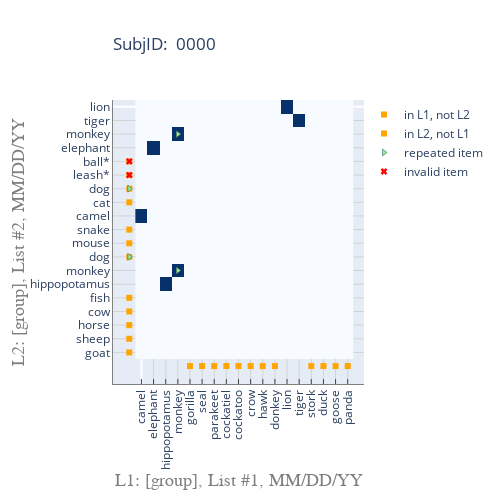

Here is the notebook cell this chart was saved with:
### Markdown cell above
# Example plots {-}

### Code cell
#example plot 1

list1 = ['camel', 'elephant', 'hippopotamus', 'monkey', 'gorilla', 'seal', 'parakeet', 'cockatiel', 'cockatoo', 'crow', 'hawk', 'donkey', 'lion', 'tiger', 'stork', 'duck', 'goose', 'panda']
list2 = ['lion', 'tiger', 'monkey', 'elephant','ball','leash', 'dog', 'cat', 'camel', 'snake', 'mouse', 'dog', 'monkey', 'hippopotamus', 'fish', 'cow', 'horse', 'sheep', 'goat']

subjID = '0000' #subject identifier
group1 = '[group]' #group info or diagnosis, e.g. MCI or AD
group2 = '[group]'
list1num = '#1, MM/DD/YY' #x-axis list number and/or date
list2num = '#2, MM/DD/YY' #y-axis list number and/or date
valid_items_list = valid_items
filename = 'test_plotly.html'


indiv_dotplot_new_plotly(subjID,  
                         list1, group1, list1num, 
                         list2, group2, list2num, 
                         valid_items_list, filename)

### Figure 1 — Plotly figure (JSON) as saved in the notebook; plotly's stock layout.template omitted (floating-point values rounded to 4 significant figures; data arrays with more than 128 entries replaced by an {"elided": "..."} marker saying what was removed)
{"data": [{"colorscale": [[0, "rgb(247,251,255)"], [0.125, "rgb(222,235,247)"], [0.25, "rgb(198,219,239)"], [0.375, "rgb(158,202,225)"], [0.5, "rgb(107,174,214)"], [0.625, "rgb(66,146,198)"], [0.75, "rgb(33,113,181)"], [0.875, "rgb(8,81,156)"], [1, "rgb(8,48,107)"]], "name": "dotplot", "showscale": false, "type": "heatmap", "z": {"elided": "19x18 int values"}}, {"marker": {"color": "Orange", "line": {"color": "DarkSlateGrey"}, "symbol": "square"}, "mode": "markers", "name": "in L1, not L2", "type": "scatter", "x": [4, 5, 6, 7, 8, 9, 10, 11, 14, 15, 16, 17], "y": [19, 19, 19, 19, 19, 19, 19, 19, 19, 19, 19, 19]}, {"marker": {"color": "Orange", "line": {"color": "DarkSlateGrey"}, "symbol": "square"}, "mode": "markers", "name": "in L2, not L1", "type": "scatter", "x": [-1, -1, -1, -1, -1, -1, -1, -1, -1, -1, -1, -1], "y": [4, 5, 6, 7, 9, 10, 11, 14, 15, 16, 17, 18]}, {"marker": {"color": "lightgreen", "line": {"color": "DarkSlateGrey", "width": 0.5}, "symbol": "triangle-right"}, "mode": "markers", "name": "repeated item", "type": "scatter", "x": [3, -1, -1, 3], "y": [2, 6, 11, 12]}, {"marker": {"color": "Red", "line": {"color": "DarkSlateGrey"}, "symbol": "x"}, "mode": "markers", "name": "invalid item", "type": "scatter", "x": [-1, -1], "y": [4, 5]}], "layout": {"height": 500, "legend": {"x": 1, "y": 1}, "title": {"text": "SubjID:  0000", "x": 0, "xref": "paper"}, "width": 500, "xaxis": {"gridcolor": "LightGrey", "linecolor": "grey", "linewidth": 1, "showgrid": true, "showline": true, "tickangle": -90, "ticks": "inside", "ticktext": ["camel", "elephant", "hippopotamus", "monkey", "gorilla", "seal", "parakeet", "cockatiel", "cockatoo", "crow", "hawk", "donkey", "lion", "tiger", "stork", "duck", "goose", "panda"], "tickvals": [0, 1, 2, 3, 4, 5, 6, 7, 8, 9, 10, 11, 12, 13, 14, 15, 16, 17], "title": {"font": {"color": "#7f7f7f", "family": "Helvetica", "size": 18}, "text": "L1: [group], List #1, MM/DD/YY"}}, "yaxis": {"autorange": "reversed", "gridcolor": "LightGrey", "linecolor": "grey", "linewidth": 1, "showgrid": true, "showline": true, "ticktext": ["lion", "tiger", "monkey", "elephant", "ball*", "leash*", "dog", "cat", "camel", "snake", "mouse", "dog", "monkey", "hippopotamus", "fish", "cow", "horse", "sheep", "goat"], "tickvals": [0, 1, 2, 3, 4, 5, 6, 7, 8, 9, 10, 11, 12, 13, 14, 15, 16, 17, 18], "title": {"font": {"color": "#7f7f7f", "family": "Helvetica", "size": 18}, "text": "L2: [group], List #2, MM/DD/YY"}}}}
